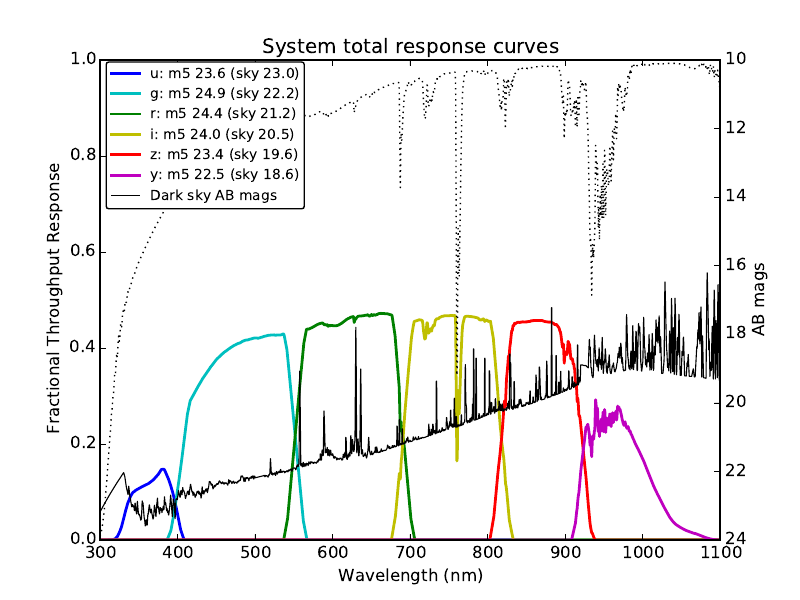

Source code (Python):
import os
import numpy as np
import matplotlib.pyplot as plt
import matplotlib.lines as mlines
from lsst.sims.photUtils import Bandpass, Sed, PhotometricParameters, LSSTdefaults, SignalToNoise
import bandpassUtils as bu
import sedUtils as su

filterlist = ('u', 'g', 'r', 'i', 'z', 'y')
filtercolors = {'u':'b', 'g':'c', 'r':'g',
                'i':'y', 'z':'r', 'y':'m'}


plt.rcParams['axes.titlesize'] = 20
plt.rcParams['axes.labelsize'] = 20


def calcM5s(hardware, system, atmos, title='m5'):
    photParams = PhotometricParameters()
    lsstDefaults = LSSTdefaults()
    darksky = Sed()
    darksky.readSED_flambda(os.path.join(os.getenv('SYSENG_THROUGHPUTS_DIR'), 'siteProperties', 'darksky.dat'))
    flatSed = Sed()
    flatSed.setFlatSED()
    m5 = {}
    sourceCounts = {}
    skyCounts = {}
    skyMag = {}
    gamma = {}
    for f in system:
        m5[f] = SignalToNoise.calcM5(darksky, system[f], hardware[f], photParams, seeing=lsstDefaults.seeing(f))
        fNorm = flatSed.calcFluxNorm(m5[f], system[f])
        flatSed.multiplyFluxNorm(fNorm)
        sourceCounts[f] = flatSed.calcADU(system[f], photParams=photParams)
        # Calculate the Skycounts expected in this bandpass.
        skyCounts[f] = darksky.calcADU(hardware[f], photParams=photParams) * photParams.platescale**2
        # Calculate the sky surface brightness.
        skyMag[f] = darksky.calcMag(hardware[f])
        # Calculate the gamma value.
        gamma[f] = SignalToNoise.calcGamma(system[f], m5[f], photParams)
    print title
    print 'Filter m5 SourceCounts SkyCounts SkyMag Gamma'
    for f in ('u', 'g' ,'r', 'i', 'z', 'y'):
        print '%s %.2f %.1f %.2f %.2f %.6f' %(f, m5[f], sourceCounts[f], skyCounts[f], skyMag[f], gamma[f])

    # Show what these look like individually (add sky & m5 limits on throughput curves)
    plt.figure()
    ax = plt.gca()
    # Add dark sky
    ax2 = ax.twinx()
    plt.sca(ax2)
    skyab = -2.5*np.log10(darksky.fnu) - darksky.zp
    ax2.plot(darksky.wavelen, skyab,
             'k-', linewidth=0.8, label='Dark sky mags')
    ax2.set_ylabel('AB mags')
    ax2.set_ylim(24, 10)
    plt.sca(ax)
    # end of dark sky
    handles = []
    for f in filterlist:
        plt.plot(system[f].wavelen, system[f].sb, color=filtercolors[f], linewidth=2)
        myline = mlines.Line2D([], [], color=filtercolors[f], linestyle='-', linewidth=2,
                               label = '%s: m5 %.1f (sky %.1f)' %(f, m5[f], skyMag[f]))
        handles.append(myline)
    plt.plot(atmos.wavelen, atmos.sb, 'k:', label='Atmosphere, X=1.2')
    # Add legend for dark sky.
    myline = mlines.Line2D([], [], color='k', linestyle='-', label='Dark sky AB mags')
    handles.append(myline)
    # end of dark sky legend line
    plt.legend(loc=(0.01, 0.69), handles=handles, fancybox=True, numpoints=1, fontsize='small')
    plt.ylim(0, 1)
    plt.xlim(300, 1100)
    plt.xlabel('Wavelength (nm)')
    plt.ylabel('Fractional Throughput Response')
    if title == 'Vendor combo':
        title = ''
    plt.title('System total response curves %s' %(title))
    if title == '':
        plt.savefig('throughputs.pdf', format='pdf', dpi=600)
    return m5


if __name__ == '__main__':

    defaultDirs = bu.setDefaultDirs()
    addLosses = True

    allPlots = False

    photParams = PhotometricParameters()
    lsstDefaults = LSSTdefaults()

    # Build the detectors.
    qevendors = {}
    qevendors[1] = bu.buildVendorDetector(os.path.join(defaultDirs['detector'], 'vendor1'), addLosses)
    qevendors[2] = bu.buildVendorDetector(os.path.join(defaultDirs['detector'], 'vendor2'), addLosses)
    qevendors['combo'] = bu.buildGenericDetector(defaultDirs['detector'], addLosses)
    if allPlots:
        bu.plotBandpasses(qevendors, title='Vendor Detector Responses')

    # Build the other components.
    lens1 = bu.buildLens(defaultDirs['lens1'], addLosses)
    lens2 = bu.buildLens(defaultDirs['lens2'], addLosses)
    lens3 = bu.buildLens(defaultDirs['lens3'], addLosses)
    filters = bu.buildFilters(defaultDirs['filters'], addLosses)
    mirror1 = bu.buildMirror(defaultDirs['mirror1'], addLosses)
    mirror2 = bu.buildMirror(defaultDirs['mirror2'], addLosses)
    mirror3 = bu.buildMirror(defaultDirs['mirror3'], addLosses)
    atmosphere = bu.buildAtmosphere(defaultDirs['atmosphere'])

    # Plot all components.
    if allPlots:
        plt.figure()
        plt.plot(qevendors['combo'].wavelen, qevendors['combo'].sb, 'k-', linewidth=2, label='Detector')
        plt.plot(lens1.wavelen, lens2.sb, 'g-', linewidth=2, label='L1')
        plt.plot(lens2.wavelen, lens2.sb, 'r-', linewidth=2, label='L2')
        plt.plot(lens3.wavelen, lens3.sb, 'b-', linewidth=2, label='L3')
        for f in ['u', 'g', 'r', 'i', 'z', 'y']:
            plt.plot(filters[f].wavelen, filters[f].sb, linestyle=':', linewidth=5, label=f)
        plt.plot(mirror1.wavelen, mirror1.sb, 'g-.', linewidth=2, label='M1')
        plt.plot(mirror2.wavelen, mirror2.sb, 'r--', linewidth=2, label='M2')
        plt.plot(mirror3.wavelen, mirror3.sb, 'b--', linewidth=2, label='M3')
        plt.plot(atmosphere.wavelen, atmosphere.sb, 'k:', linewidth=2, label='X=1.2')
        plt.legend(loc=(0.96, 0.2), numpoints=1, fontsize='smaller', fancybox=True)
        plt.xlim(300, 1100)
        plt.ylim(0, 1)
        plt.title('Throughput components')
        plt.xlabel('Wavelength (nm)')
        plt.ylabel('Fractional Throughput Response')

    hardware = {}
    system = {}
    m5 = {}
    # Combine components (and individual combination for each detector vendor) by hand.
    for detector in ['combo', 1, 2]:
        core_sb = qevendors[detector].sb * lens1.sb * lens2.sb * lens3.sb * mirror1.sb * mirror2.sb * mirror3.sb
        hardware[detector] = {}
        system[detector] = {}
        m5[detector] = {}
        for f in filters:
            hardware[detector][f] = Bandpass()
            system[detector][f] = Bandpass()
            wavelen = filters[f].wavelen
            hw_sb = core_sb * filters[f].sb
            hardware[detector][f].setBandpass(wavelen, hw_sb)
            system[detector][f].setBandpass(wavelen, hw_sb*atmosphere.sb)
        m5[detector] = calcM5s(hardware[detector], system[detector], atmosphere, title='Vendor %s' %detector)

#    plt.show()
